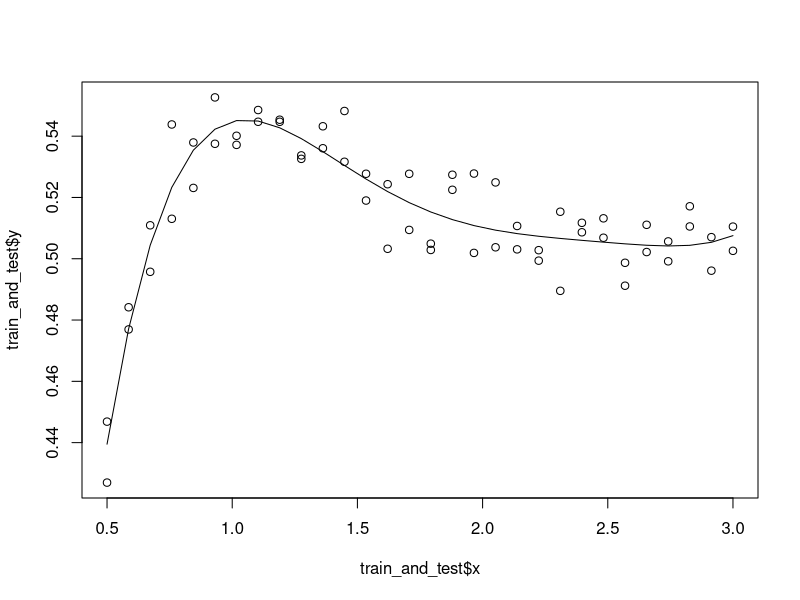

Recreate this plot in R.
data = read.table("data/yesterday.dat", header=T)
library(ggplot2)

y = c(data$y.yesterday, data$y.tomorrow)
x = c(data$x, data$x)

train_and_test = data.frame(x, y)

fit1 = lm(y~poly(x, degree=5), train_and_test)

train_and_test$x
sorted_idx = order(train_and_test$x)

plot(train_and_test$x, train_and_test$y)
lines(predict(fit1)[sorted_idx]~train_and_test$x[sorted_idx])

MSE1 = mean(fit1$residuals^2)

fit2 = lm(y.yesterday~poly(x,20), data=data)
MSE2 = mean((predict(fit2)-data$y.tomorrow)^2)

maxp = 10
MSE_LOOCV = seq(0,0,length.out=maxp)

for(p in 1:maxp) {
  for(i in 1:nrow(data)) {
      fit = lm(y.yesterday[-i]~poly(x[-i], p), data=data)
      newdata <- data.frame('x'=data$x[i])
      y_pred = predict(fit, newdata)
      print(y_pred)
      break
  }
  break
}
